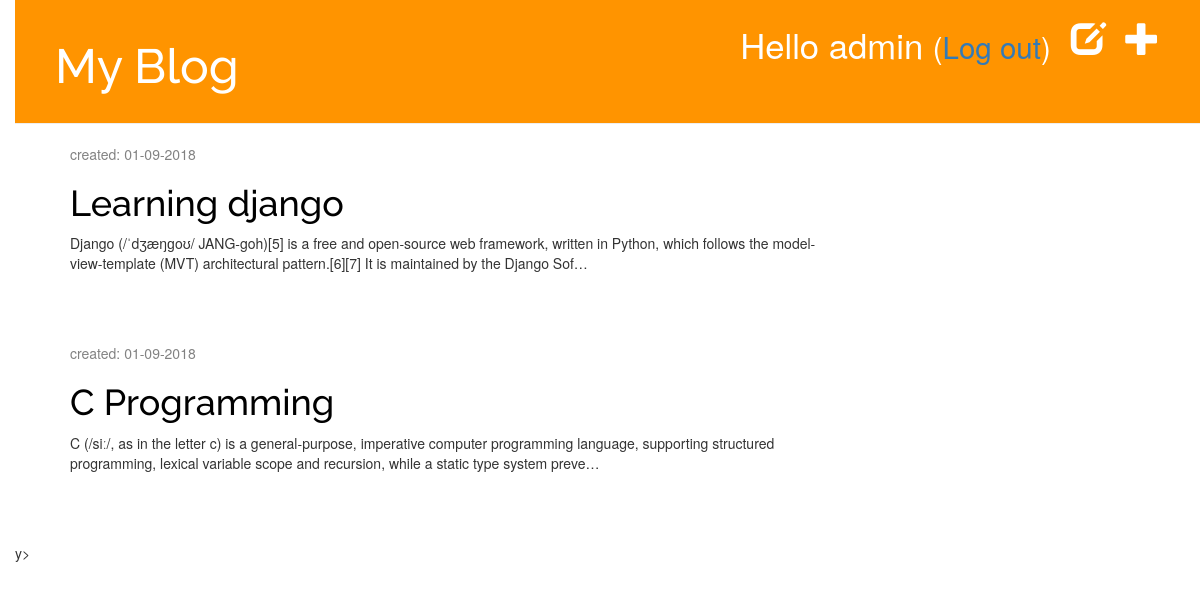
Screenshot of /drafts/ (signed in) with the database file from the repository.
### blog/models.py (models this page shows, shortened)
class Post(models.Model):
    author = models.ForeignKey('auth.User', on_delete=models.CASCADE)
    title = models.CharField(max_length=200)
    text = models.TextField()
    created_date = models.DateTimeField(
            default=timezone.now)
    published_date = models.DateTimeField(
            blank=True, null=True)

### blog/views.py (the view)
# urls.py: path('drafts/', views.post_draft_list, name='post_draft_list'),
@login_required
def post_draft_list(request):
    posts = Post.objects.filter(published_date__isnull=True).order_by('created_date')
    return render(request, 'blog/post_draft_list.html', {'posts': posts})

### blog/templates/blog/post_draft_list.html
{% extends 'blog/base.html' %}
{% block content %}
    {% for post in posts %}
        <div class="post">
            <p class="date">created: {{ post.created_date|date:'d-m-Y' }}</p>
            <h1><a href="{% url 'post_detail' pk=post.pk %}">{{ post.title }}</a></h1>
            <p>{{ post.text|truncatechars:200 }}</p>
        </div>
    {% endfor %}
{% endblock %}

### blog/templates/blog/base.html (shortened to what this page needs)
{% load static %}
<html>
<head>
    <link rel="stylesheet" href="//maxcdn.bootstrapcdn.com/bootstrap/3.2.0/css/bootstrap.min.css">
    <link rel="stylesheet" href="//maxcdn.bootstrapcdn.com/bootstrap/3.2.0/css/bootstrap-theme.min.css">
    <link rel="stylesheet" href="{% static 'css/blog.css' %}">
</head>
<body>
 <div class="page-header">
    {% if user.is_authenticated %}
    <a href="{% url 'post_new' %}" class="top-menu"><span class="glyphicon glyphicon-plus"></span></a>
    <a href="{% url 'post_draft_list' %}" class="top-menu"><span class="glyphicon glyphicon-edit"></span></a>
    <p class="top-menu">Hello {{ user.username }} <small>(<a href="{% url 'logout' %}">Log out</a>)</small></p>
    {% else %}
    <a href="{% url 'login' %}" class="top-menu"><span class="glyphicon glyphicon-lock"></span></a>
    {% endif %}
    <h1><a href="/">My Blog</a></h1>
</div>
<div class="content container">
    <div class="row">
        <div class="col-md-8">
            {% block content %}
            {% endblock %}
        </div>
    </div>
</div>
</body>y>
</html>

### blog/static/css/blog.css (style rules this page uses)
h1 a { font-family: 'Raleway', sans-serif; }
body { padding-left: 15px; }
.page-header { background-color: #ff9400; margin-top: 0; padding: 20px 20px 20px 40px; }
.page-header h1, .page-header h1 a, .page-header h1 a:visited, .page-header h1 a:active { color: #ffffff; font-size: 36pt; text-decoration: none; }
.content { margin-left: 40px; }
h1, h2, h3, h4 { font-family: 'Lobster', cursive; }
.date { color: #828282; }
.top-menu, .top-menu:hover, .top-menu:visited { color: #ffffff; float: right; font-size: 26pt; margin-right: 20px; }
.post { margin-bottom: 70px; }
.post h1 a, .post h1 a:visited { color: #000000; }

### rows the page displays
Post: created_date "01-09-2018", title "Learning django", text "Django (/ˈdʒæŋɡoʊ/ JANG-goh)[5] is a free and open-source web framework, written in Python, which follows the model-view-template (MVT) architectural pattern.[6][7] It is maintained by the Django Sof…"
Post: created_date "01-09-2018", title "C Programming", text "C (/siː/, as in the letter c) is a general-purpose, imperative computer programming language, supporting structured programming, lexical variable scope and recursion, while a static type system preve…"

### other values shown
{{ user.username }} "admin"
